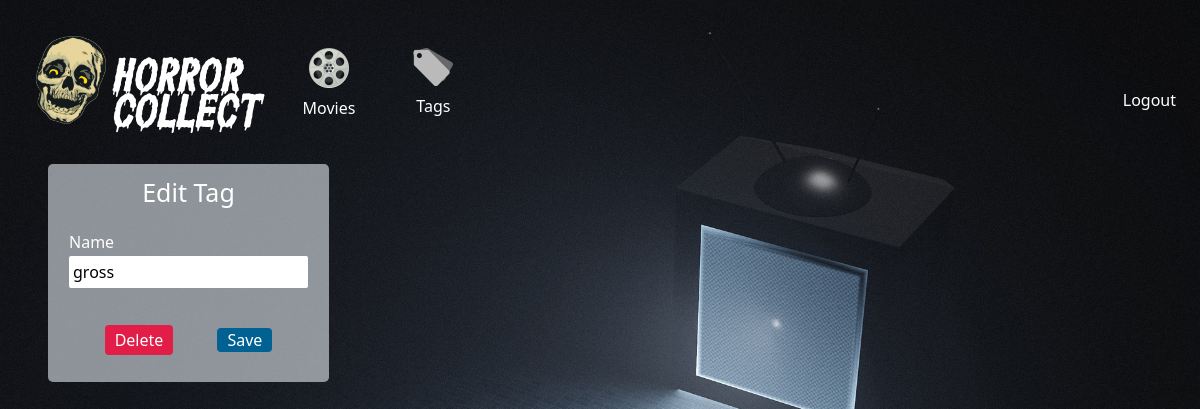
Before: /tags/1/edit (signed in) with the older database file.
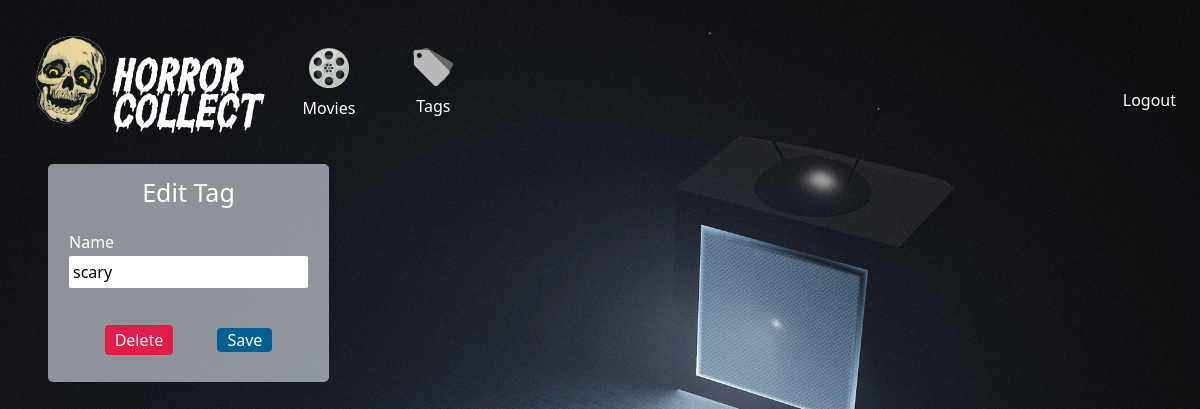
After: the same page with the newer database file.
### app/models.py (models this page shows)
class Tag(db.Model):
  id = db.Column(db.Integer, primary_key=True)
  name = db.Column(db.String(255), nullable=False)
  user_id = db.Column(db.Integer, db.ForeignKey('user.id'), nullable=False)
  user = db.relationship('User', back_populates='tags')
  movies = db.relationship('Movie', secondary='movie_tags', back_populates='tags')

### app/controllers/tags.py (the view)
@tags.route('/tags/<id>/edit', methods=['GET', 'POST'])
@login_required
def edit(id):
  tag = Tag.query.get(id)
  if tag in current_user.tags:
    form = TagForm(obj=tag)
    if request.method == 'POST':
      tag.name = form.name.data
      db.session.add(tag)
      db.session.commit()
      flash('tag updated')
      return redirect(url_for('tags.show', form=form, id=tag.id))
    return render_template('tags/edit.html', form=form, tag=tag)
  else:
    flash('that is not yours')
    return redirect(url_for('tags.index'))

### app/forms/main.py
class TagForm(FlaskForm):
  name = StringField('Name',validators=[DataRequired(),Length(min=1)])
  submit = SubmitField('Submit')

### app/__init__.py (called while the page is built)
@login_manager.user_loader
def load_user(user_id):
    return User.query.get(int(user_id))

### app/templates/tags/edit.html (shortened to what this page needs)
{% extends 'layouts/base.html' %} {% block content %}
<main>
  <form method="POST">
    <p class="title">Edit Tag</p>
    <div class="inputs">
      <div class="enter">
        <label>Name</label>
        <input
          class="input text-black"
          type="text"
          name="name"
          value="{{ form.name.data }}"
          required
        />
      </div>
    </div>
    <div class="button-pair">
      <a
        class="button bg-rose-600 py-1"
        href="{{ url_for('tags.delete', id=tag.id) }}"
        >Delete</a
      >
      <button class="button">Save</button>
    </div>
  </form>
</main>
{% endblock %}

Changed rows visible on the page:
changed Tag: name "gross" → "scary"
